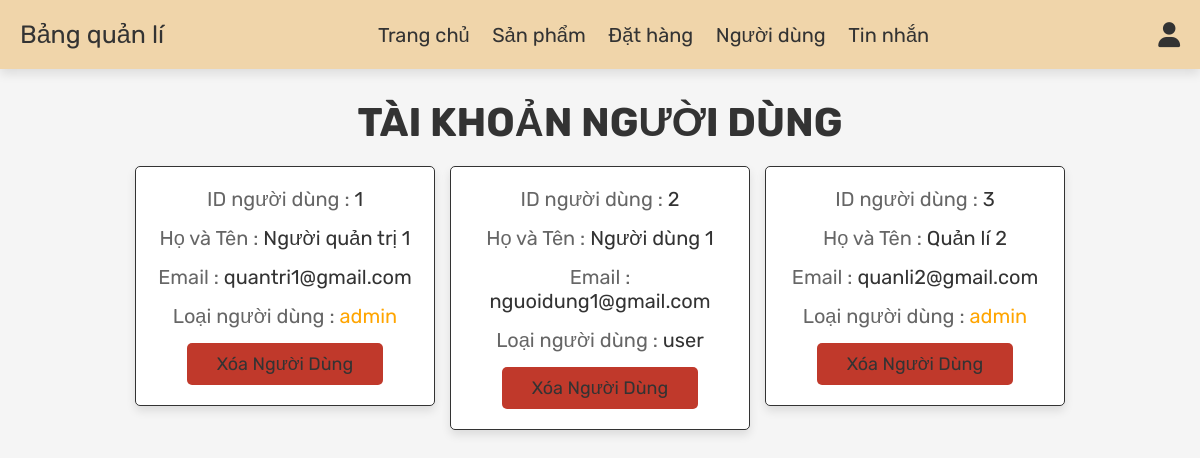
/admin_users.php (signed in), run on the app's committed database.
### tables this page shows
CREATE TABLE `users` (
  `id` int(100) NOT NULL,
  `name` varchar(100) NOT NULL,
  `email` varchar(100) NOT NULL,
  `password` varchar(100) NOT NULL,
  `user_type` varchar(20) NOT NULL DEFAULT 'user'
);

### admin_users.php (the view, shortened to what this page needs)
<?php
include 'config.php';
?>
<!DOCTYPE html>
<html lang="en">
<head>
   <link rel="stylesheet" href="https://cdnjs.cloudflare.com/ajax/libs/font-awesome/6.0.0/css/all.min.css">
   <link rel="stylesheet" href="css/admin_style.css">
</head>
<body>
<?php include 'admin_header.php'; ?>
<section class="users">
   <h1 class="title"> Tài khoản người dùng </h1>
   <div class="box-container">
      <?php
         $select_users = mysqli_query($conn, "SELECT * FROM `users`") or die('query failed');
         while($fetch_users = mysqli_fetch_assoc($select_users)){
      ?>
      <div class="box">
         <p>  ID người dùng :
         <span><?php echo $fetch_users['id']; ?> </span> </p>
         <p> Họ và Tên : <span><?php echo $fetch_users['name']; ?> </span> </p>
         <p> Email : <span><?php echo $fetch_users['email']; ?> </span> </p>
         <p> Loại người dùng : <span style="color:
         <?php if($fetch_users['user_type'] == 'admin'){
             echo 'var(--orange)'; } ?>">
             <?php echo $fetch_users['user_type']; ?> </span> </p>
         <a href="admin_users.php?delete=<?php echo $fetch_users['id']; ?>" onclick="return confirm('Xóa người dùng này?');" class="delete-btn">Xóa người dùng</a>
      </div>
      <?php
         };
      ?>
   </div>
</section>
</body>
</html>

### css/admin_style.css (style rules this page uses)
:root { --blue :#281f9e; --red:#c0392b; --green:#12f31d; --black:#333; --white:#fff; --gotrang:#f0d5aa; --light-color:#666; --light-white:#ccc; --light-bg:#f5f5f5; --border:.1rem solid var(--black); --box-shadow:0 .5rem 1rem rgba(0,0,0,.1); --orange :#FFA500; }
* { font-family: 'Rubik', sans-serif; margin:0; padding:0; box-sizing: border-box; outline: none; border:none; text-decoration: none; transition:all .2s linear; }
html { font-size: 62.5%; overflow-x: hidden; }
body { background-color: var(--light-bg); }
section { padding:3rem 2rem; }
.title { text-align: center; margin-bottom: 2rem; text-transform: uppercase; color:var(--black); font-size: 4rem; }
.btn, .option-btn, .delete-btn, .white-btn { display: inline-block; margin-top: 1rem; padding:1rem 3rem; cursor: pointer; color:var(--black); font-size: 1.8rem; border-radius: .5rem; text-transform: capitalize; }
.delete-btn { background-color: var(--red); }
.users .box-container { display: grid; grid-template-columns: repeat(auto-fit, 30rem); justify-content: center; gap:1.5rem; max-width: 1200px; margin:0 auto; align-items: flex-start; }
.users .box-container .box { background-color: var(--white); padding:2rem; border:var(--border); box-shadow: var(--box-shadow); border-radius: .5rem; text-align: center; }
.users .box-container .box p { padding-bottom: 1.5rem; font-size: 2rem; color:var(--light-color); }
.users .box-container .box p span { color:var(--black); }
.users .box-container .box .delete-btn { margin-top: 0; }

### data on the page
users: id "1", name "Người quản trị 1", email "quantri1@gmail.com", user_type "admin"
users: id "2", name "Người dùng 1", email "nguoidung1@gmail.com", user_type "user"
users: id "3", name "Quản lí 2", email "quanli2@gmail.com", user_type "admin"
